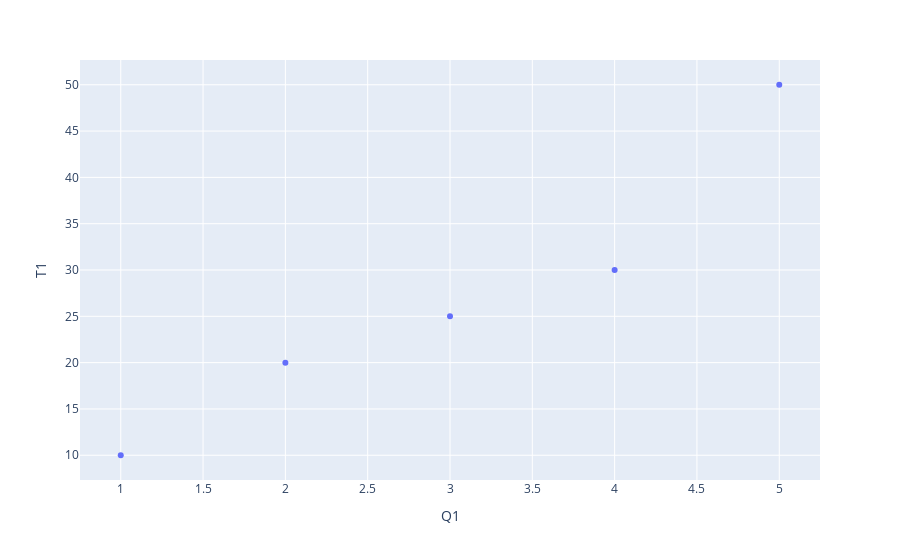

Notebook code cell kept with this figure:
### Code cell
import plotly.express as px
fig = px.scatter(data, x="Q1", y="T1")
fig.show()

### Figure 1 — Plotly figure (JSON) as saved in the notebook; plotly's stock layout.template omitted (floating-point values rounded to 4 significant figures)
{"data": [{"hovertemplate": "Q1=%{x}<br>T1=%{y}<extra></extra>", "legendgroup": "", "marker": {"color": "#636efa", "symbol": "circle"}, "mode": "markers", "name": "", "orientation": "v", "showlegend": false, "type": "scatter", "x": [1, 2, 3, 4, 5], "xaxis": "x", "y": [10, 20, 25, 30, 50], "yaxis": "y"}], "layout": {"legend": {"tracegroupgap": 0}, "margin": {"t": 60}, "xaxis": {"anchor": "y", "domain": [0, 1], "title": {"text": "Q1"}}, "yaxis": {"anchor": "x", "domain": [0, 1], "title": {"text": "T1"}}}}
